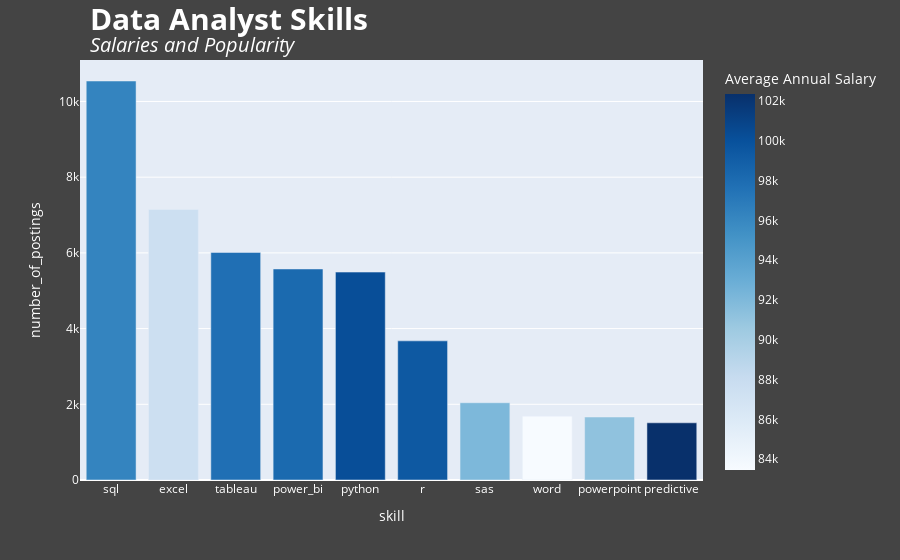

Here is the notebook cell this chart was saved with:
### Code cell
# Plot it
fig = px.bar(analysts_skills, x='skill', y='number_of_postings', color='avg_yearly_salary', color_continuous_scale='Blues')
fig.update_traces(hovertemplate='Skill: %{x} <br> \
Postings: %{y} <br> Average Annual salary: %{color}<extra></extra>')
fig.update_layout(
    title_text="<b style='font-size: 30px;'>Data Analyst Skills</b><br><i style='font-size: 20px;'>Salaries and Popularity</i>", 
    title_x=0.1, font_color="white",
    paper_bgcolor="#444444", 
    coloraxis_colorbar=dict(title="Average Annual Salary")
)
fig.show()

### Figure 1 — Plotly figure (JSON) as saved in the notebook; plotly's stock layout.template omitted (floating-point values rounded to 4 significant figures)
{"data": [{"alignmentgroup": "True", "hovertemplate": "Skill: %{x} <br> Postings: %{y} <br> Average Annual salary: %{color}<extra></extra>", "legendgroup": "", "marker": {"color": [96236, 87587, 97763, 98178, 100183, 99389, 92087, 83457, 91212, 102356], "coloraxis": "coloraxis", "pattern": {"shape": ""}}, "name": "", "offsetgroup": "", "orientation": "v", "showlegend": false, "textposition": "auto", "type": "bar", "x": ["sql", "excel", "tableau", "power_bi", "python", "r", "sas", "word", "powerpoint", "predictive"], "xaxis": "x", "y": [10541, 7147, 6013, 5575, 5493, 3676, 2041, 1686, 1664, 1511], "yaxis": "y"}], "layout": {"barmode": "relative", "coloraxis": {"colorbar": {"title": {"text": "Average Annual Salary"}}, "colorscale": [[0, "rgb(247,251,255)"], [0.125, "rgb(222,235,247)"], [0.25, "rgb(198,219,239)"], [0.375, "rgb(158,202,225)"], [0.5, "rgb(107,174,214)"], [0.625, "rgb(66,146,198)"], [0.75, "rgb(33,113,181)"], [0.875, "rgb(8,81,156)"], [1, "rgb(8,48,107)"]]}, "font": {"color": "white"}, "legend": {"tracegroupgap": 0}, "margin": {"t": 60}, "paper_bgcolor": "#444444", "title": {"text": "<b style='font-size: 30px;'>Data Analyst Skills</b><br><i style='font-size: 20px;'>Salaries and Popularity</i>", "x": 0.1}, "xaxis": {"anchor": "y", "domain": [0, 1], "title": {"text": "skill"}}, "yaxis": {"anchor": "x", "domain": [0, 1], "title": {"text": "number_of_postings"}}}}
